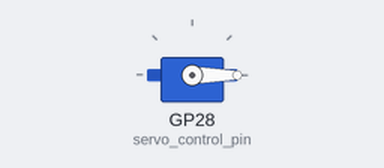
This program was run on a simulated Raspberry Pi Pico running MicroPython. On the bench: servo. Servo angles are drawn from the pulse width (0.5 ms = 0°, 2.5 ms = 180°).

Above: at 0.05 s.
At 3.0 s:
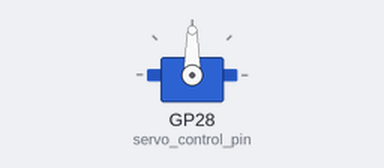
At 6.0 s:
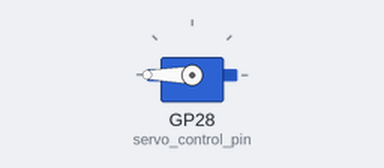
Timing chart, 0 to 7.8 s (numbered marks = the images above):
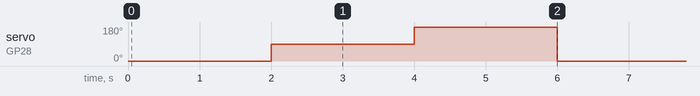

Measured:
- by itself, servo on GP28 (servo_control_pin): repeats every 6.0 s: 180° 2.0 s, 0° 2.0 s, 90° 2.0 s

The program:

servo_BasicExample.py
```python
# servo_BasicExample.py - A very basic SG90 Servo example
# ---------------------------------------------------------------

from machine import Pin, PWM
from time import sleep

# Angle range: 0 to 180 degrees
ANGLE_MIN = 0
ANGLE_MAX = 180

MIN_PULSE_US = 500   # minimum pulse duration for 0 degrees
MAX_PULSE_US = 2500  # maximum pulse duration for 180 degrees

# Set up a PWM Pin to control the servo
servo_control_pin = Pin(28, Pin.OUT)     # GPIO28
servo = PWM(servo_control_pin, freq=50)  # PWM Frequency = 50Hz

# Convert angle (0-180 degrees) to a pulse duration.
def angle_to_pulse_width(angle):
    if (angle < ANGLE_MIN) or (angle > ANGLE_MAX):
        raise ValueError("Angle out of range")

    # Compute pulse duration in us
    pulse_duration_us = MIN_PULSE_US + (angle * \
                        (MAX_PULSE_US - MIN_PULSE_US) / 180.0)

    # Convert microseconds to a duty cycle value
    #   (0-65535 for 16-bit PWM), Pulse period = 20 ms
    return int(pulse_duration_us * 65535 / 20000)

# Stop the motor
def stop_motor():
    print("Stopping motor")

    servo_control_pin.value(0)
    servo.duty_u16(0)
    sleep(1)  # allow PWM hardware time to settle

    # Turn off PWM
    servo.deinit()

# Move an SG90 Servomotor through various angles
def SG90Servo():

    while True:
        # Move to 0 degrees
        servo.duty_u16(angle_to_pulse_width(0))
        sleep(2)

        # Move to 90 degrees
        servo.duty_u16(angle_to_pulse_width(90))
        sleep(2)

        # Move to 180 degrees
        servo.duty_u16(angle_to_pulse_width(180))
        sleep(2)

if __name__ == "__main__":

    # Run servo
    try:
        SG90Servo()

    # Keyboard interrupt caught
    except KeyboardInterrupt:
        print("\nUser interrupted the program")

    # Unexpected error
    except Exception as e:
        print(f"An unexpected error occurred: {e}")

    # Stop motor control
    finally:
        # Turn off the motor
        stop_motor()

        print("\nMotor control terminated.")
```
